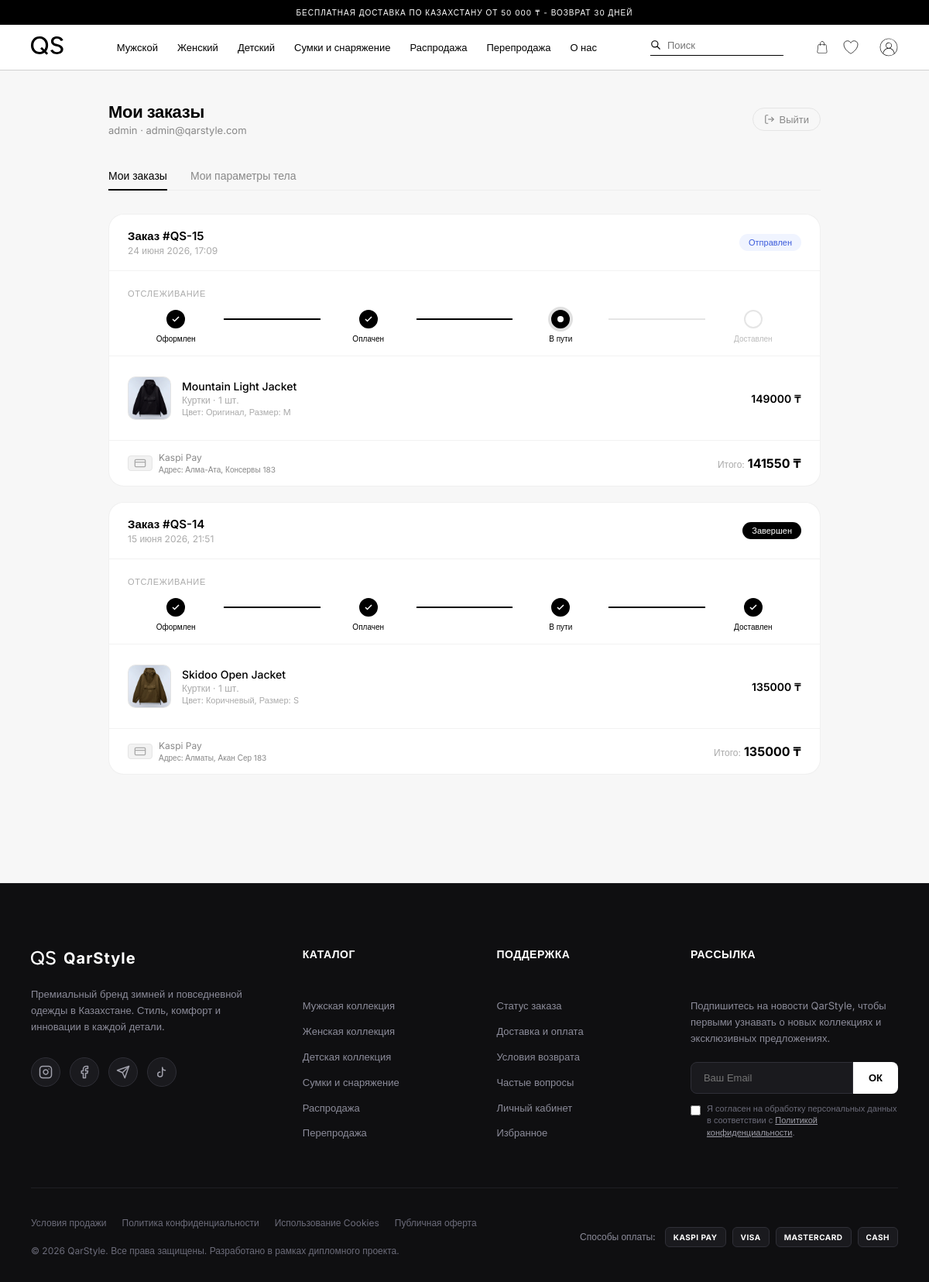
The page /profile/ (signed in) on the database as committed earlier.
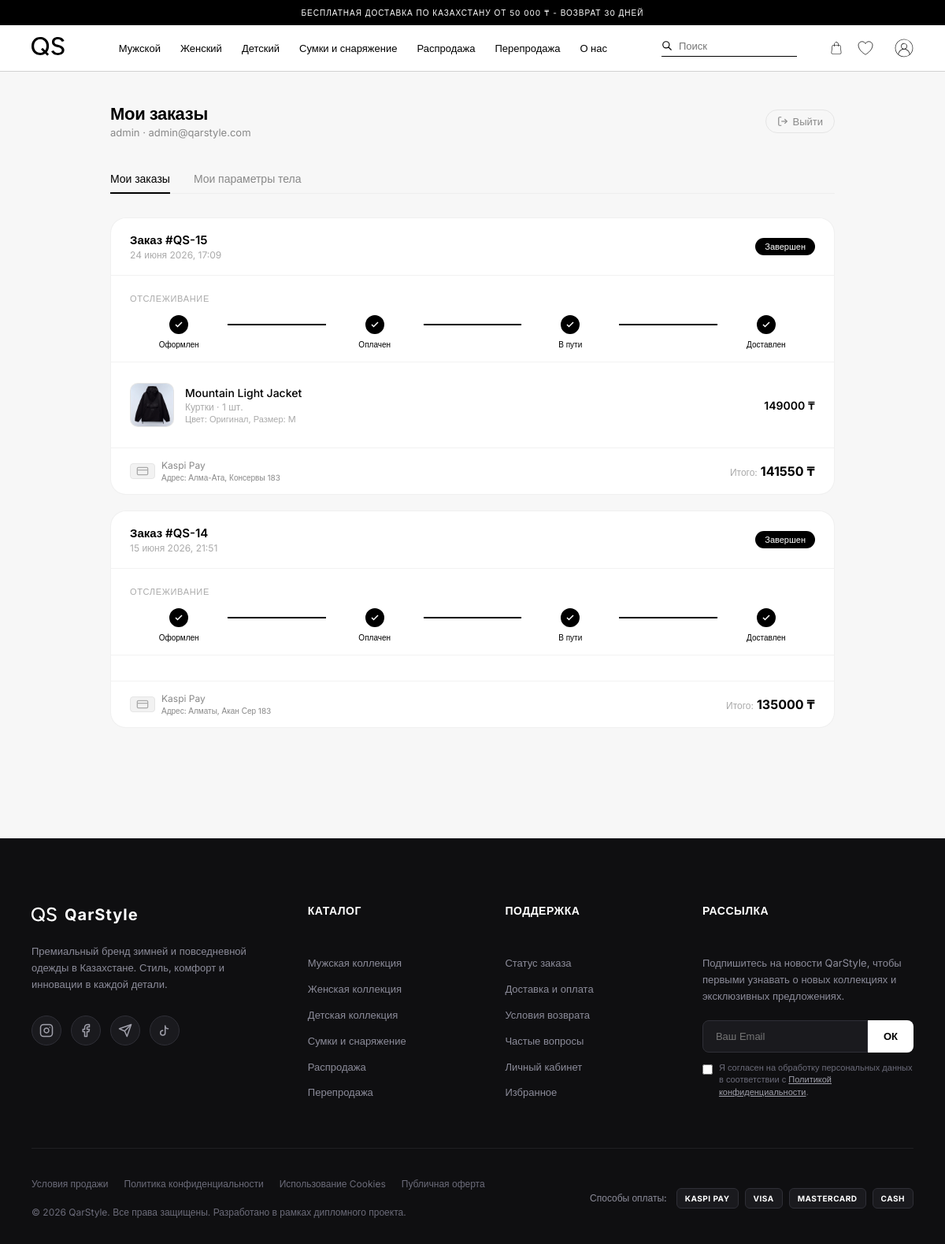
The same page on the database as committed later.
### store/models.py (models this page shows, shortened)
class Order(models.Model):
    STATUS_CHOICES = (
        ('new', 'Новый'),
        ('paid', 'Оплачен'),
        ('shipped', 'Отправлен'),
        ('completed', 'Завершен'),
        ('cancelled', 'Отменен'),
    )
    promo_code = models.ForeignKey(PromoCode, on_delete=models.SET_NULL, null=True, blank=True, verbose_name="Примененный промокод")
    user = models.ForeignKey(User, on_delete=models.SET_NULL, null=True, blank=True, verbose_name="Пользователь")
    first_name = models.CharField(max_length=50, verbose_name="Имя")
    last_name = models.CharField(max_length=50, verbose_name="Фамилия")
    email = models.EmailField(verbose_name="Email")
    phone = models.CharField(max_length=20, verbose_name="Телефон")
    address = models.CharField(max_length=255, verbose_name="Адрес доставки")
    city = models.CharField(max_length=100, verbose_name="Город")
    created_at = models.DateTimeField(auto_now_add=True, verbose_name="Дата создания")
    updated_at = models.DateTimeField(auto_now=True, verbose_name="Дата обновления")
    status = models.CharField(max_length=20, choices=STATUS_CHOICES, default='new', verbose_name="Статус")
    PAYMENT_CHOICES = (
        ('kaspi', 'Kaspi Pay'),
        ('card', 'Банковская карта онлайн'),
        ('cash', 'Наличными курьеру'),
    )
    payment_method = models.CharField(max_length=20, choices=PAYMENT_CHOICES, default='kaspi', verbose_name="Способ оплаты")
    total_price = models.DecimalField(max_digits=12, decimal_places=0, default=0, verbose_name="Общая сумма (₸)")
    class Meta:
        verbose_name = "Заказ"
        verbose_name_plural = "Заказы"
        ordering = ('-created_at',)
    def update_status_if_needed(self):
        from django.utils import timezone
        import datetime
        if self.status in ['new', 'cancelled', 'completed']:
            return False  # Эти статусы не меняются автоматически
        now = timezone.now()
        time_passed = now - self.updated_at
        changed = False
        if self.status == 'paid' and time_passed > datetime.timedelta(minutes=2):
            self.status = 'shipped'
            changed = True
        elif self.status == 'shipped' and time_passed > datetime.timedelta(minutes=3):
            self.status = 'completed'
            changed = True
        if changed:
            self.save(update_fields=['status', 'updated_at'])
            return True
        return False

class OrderItem(models.Model):
    order = models.ForeignKey(Order, on_delete=models.CASCADE, related_name='items', verbose_name="Заказ")
    product = models.ForeignKey(Product, on_delete=models.CASCADE, verbose_name="Товар")
    price = models.DecimalField(max_digits=10, decimal_places=0, verbose_name="Цена на момент заказа")
    quantity = models.PositiveIntegerField(default=1, verbose_name="Количество")
    color_name = models.CharField(max_length=100, blank=True, default='', verbose_name="Цвет")
    size_name = models.CharField(max_length=50, blank=True, default='', verbose_name="Размер")
    class Meta:
        verbose_name = "Товар в заказе"
        verbose_name_plural = "Товары в заказе"

class Product(models.Model):
    department = models.ForeignKey(Department, on_delete=models.CASCADE, related_name='products', null=True, blank=True, verbose_name="Отдел")
    category = models.ForeignKey(Category, on_delete=models.CASCADE, related_name='products', verbose_name="Категория")
    name = models.CharField(max_length=200, verbose_name="Название")
    description = models.TextField(verbose_name="Описание", blank=True)
    price = models.DecimalField(max_digits=10, decimal_places=0, verbose_name="Цена (₸)")
    image = models.ImageField(upload_to='products/', verbose_name="Изображение", blank=True, null=True)
    original_color = models.ForeignKey(Color, on_delete=models.SET_NULL, null=True, blank=True, related_name='original_products', verbose_name="Цвет оригинала")
    available = models.BooleanField(default=True, verbose_name="В наличии")
    is_sale = models.BooleanField(default=False, verbose_name="Распродажа")
    is_resale = models.BooleanField(default=False, verbose_name="Перепродажа")
    class Meta:
        verbose_name = "Товар"
        verbose_name_plural = "Товары"

class Category(models.Model):
    name = models.CharField(max_length=100, verbose_name="Название")
    slug = models.SlugField(unique=True, verbose_name="URL-имя")
    class Meta:
        verbose_name = "Категория"
        verbose_name_plural = "Категории"

### store/views.py (the view)
# urls.py: path('profile/', views.profile, name='profile'),
@login_required(login_url='login')
def profile(request):
    from .forms import BodyProfileForm
    from .models import BodyProfile
    body_profile, created = BodyProfile.objects.get_or_create(user=request.user)
    if request.method == 'POST':
        if 'save_body_profile' in request.POST:
            form = BodyProfileForm(request.POST, instance=body_profile)
            if form.is_valid():
                form.save()
                messages.success(request, 'Параметры тела успешно сохранены!')
                return redirect('profile')
    else:
        form = BodyProfileForm(instance=body_profile)
    orders = Order.objects.filter(user=request.user).prefetch_related('items__product')
    for order in orders:
        order.update_status_if_needed()
    return render(request, 'store/profile.html', {
        'orders': orders,
        'body_form': form,
        'body_profile': body_profile
    })

### store/forms.py
class BodyProfileForm(forms.ModelForm):
    class Meta:
        from .models import BodyProfile
        model = BodyProfile
        fields = ['gender', 'height', 'weight', 'chest', 'waist', 'hips']
        widgets = {
            'gender': forms.Select(attrs={'class': 'zara-input-group', 'style': 'width:100%; border:none; border-bottom: 1px solid #d1d1d1; font-size:11px; text-transform:uppercase; font-family:Inter; padding:10px 0; background:transparent;'}),
            'height': forms.NumberInput(attrs={'class': 'zara-input-group', 'placeholder': ' '}),
            'weight': forms.NumberInput(attrs={'class': 'zara-input-group', 'placeholder': ' '}),
            'chest': forms.NumberInput(attrs={'class': 'zara-input-group', 'placeholder': ' '}),
            'waist': forms.NumberInput(attrs={'class': 'zara-input-group', 'placeholder': ' '}),
            'hips': forms.NumberInput(attrs={'class': 'zara-input-group', 'placeholder': ' '}),
        }

### store/templates/store/profile.html (shortened to what the changed rows need)
{% load static %}
<!DOCTYPE html>
<html lang="ru">
<head>
  <link rel="stylesheet" href="{% static 'store/styles.css' %}?v=21">
</head>
<body>
  <main class="profile-wrap">
    <div class="profile-header">
      <div>
        <h1>Мои заказы</h1>
      </div>
    </div>
    <div id="tab-orders" class="tab-content active">
      {% if orders %}
        {% for order in orders %}
        <div class="order-card">
          <div class="order-card-head">
            <div>
              <div class="order-id">Заказ #QS-{{ order.id }}</div>
              <div class="order-date">{{ order.created_at|date:"d E Y, H:i" }}</div>
            </div>
            <span class="order-status
              {% if order.status == 'new' %}status-new
              {% elif order.status == 'paid' %}status-paid
              {% elif order.status == 'shipped' %}status-shipped
              {% elif order.status == 'completed' %}status-completed
              {% elif order.status == 'cancelled' %}status-cancelled
              {% endif %}">
              {{ order.get_status_display }}
            </span>
          </div>
          {% if order.status != 'cancelled' %}
          <div class="tracking-wrap">
            <div class="tracking-label">Отслеживание</div>
            <div class="tracking-steps">
              <div class="step done">
                <div class="step-dot"><svg width="12" height="12" viewBox="0 0 24 24" fill="none" stroke="white" stroke-width="3"><polyline points="20,6 9,17 4,12"/></svg></div>
                <span class="step-label">Оформлен</span>
              </div>
              <div class="step-line {% if order.status == 'paid' or order.status == 'shipped' or order.status == 'completed' %}done{% endif %}"></div>
              <div class="step {% if order.status == 'paid' %}active{% elif order.status == 'shipped' or order.status == 'completed' %}done{% endif %}">
                <div class="step-dot"><svg width="12" height="12" viewBox="0 0 24 24" fill="none" stroke="white" stroke-width="3"><polyline points="20,6 9,17 4,12"/></svg></div>
                <span class="step-label">Оплачен</span>
              </div>
              <div class="step-line {% if order.status == 'shipped' or order.status == 'completed' %}done{% endif %}"></div>
              <div class="step {% if order.status == 'shipped' %}active{% elif order.status == 'completed' %}done{% endif %}">
                <div class="step-dot"><svg width="12" height="12" viewBox="0 0 24 24" fill="none" stroke="white" stroke-width="3"><polyline points="20,6 9,17 4,12"/></svg></div>
                <span class="step-label">В пути</span>
              </div>
              <div class="step-line {% if order.status == 'completed' %}done{% endif %}"></div>
              <div class="step {% if order.status == 'completed' %}done{% endif %}">
                <div class="step-dot"><svg width="12" height="12" viewBox="0 0 24 24" fill="none" stroke="white" stroke-width="3"><polyline points="20,6 9,17 4,12"/></svg></div>
                <span class="step-label">Доставлен</span>
              </div>
            </div>
          </div>
          {% endif %}
          <div class="order-items">
            {% for item in order.items.all %}
            <div class="order-item">
              {% if item.product.image %}
              <img src="{{ item.product.image.url }}" alt="{{ item.product.name }}" class="item-img" />
              {% else %}
              <div class="item-img-placeholder">
                <svg width="22" height="22" viewBox="0 0 24 24" fill="none" stroke="#ccc" stroke-width="1.5">
                  <rect x="3" y="3" width="18" height="18" rx="2"/><circle cx="8.5" cy="8.5" r="1.5"/><polyline points="21,15 16,10 5,21"/>
                </svg>
              </div>
              {% endif %}
              <div class="item-info">
                <div class="item-name">{{ item.product.name }}</div>
                <div class="item-meta">
                  {{ item.product.category.name }} · {{ item.quantity }} шт.<br>
                  <span style="font-size: 11px;">Цвет: {{ item.color_name|default:"Оригинал" }}, Размер: {{ item.size_name|default:"Не указан" }}</span>
                </div>
              </div>
              <div class="item-price">{{ item.price|floatformat:"0" }} ₸</div>
            </div>
            {% endfor %}
          </div>
          <div class="order-footer">
            <div class="pay-method">
              <div class="pay-icon">
                <svg width="16" height="16" viewBox="0 0 24 24" fill="none" stroke="#aaa" stroke-width="2"><rect x="2" y="5" width="20" height="14" rx="2"/><line x1="2" y1="10" x2="22" y2="10"/></svg>
              </div>
              <span>
                  {{ order.get_payment_method_display }}<br>
                  <small style="color:#888;">Адрес: {{ order.city }}, {{ order.address }}</small>
              </span>
            </div>
            <div class="order-actions" style="display: flex; align-items: center; gap: 15px;">
              <div class="order-total" style="text-align: right;">
                  <small>Итого:</small>{{ order.total_price|floatformat:"0" }} ₸
              </div>
            </div>
          </div>
        </div>
        {% endfor %}
      {% endif %}
    </div>
  </main>
</body>
</html>

Rows that differ between the two databases and show on the page:
removed OrderItem: product.image (picture), product.name "Skidoo Open Jacket", product.category.name "Куртки", quantity "1", color_name "Коричневый", size_name "S", price "135000", shown under Order "15 июня 2026, 21:51"
changed Order "24 июня 2026, 17:09": status "Отправлен" → "Завершен"
